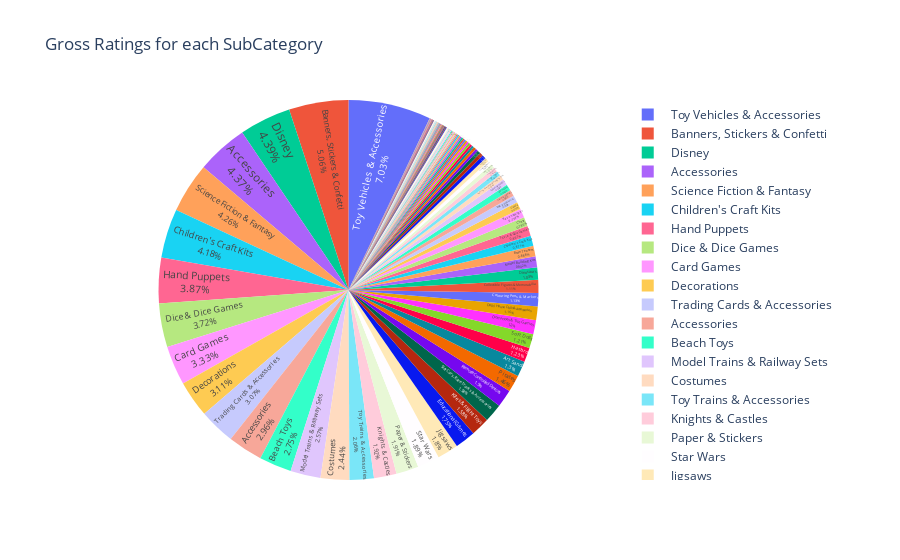

Notebook cell for this chart:
### Code cell
import plotly.graph_objects as go
import pandas as pd
import plotly.express as px
e = pd.read_csv("Amazon_Dataset.csv")
df=pd.DataFrame(e)

fig = px.pie(df, values='Rating', names='subcategory',title='Gross Ratings for each SubCategory'
             , hover_data=['category'], labels={'reviews':'number_of_reviews'})
fig.update_traces(textposition='inside', textinfo='percent+label')
fig.show()

### Figure 1 — Plotly figure (JSON) as saved in the notebook; plotly's stock layout.template omitted (floating-point values rounded to 4 significant figures; data arrays with more than 128 entries replaced by an {"elided": "..."} marker saying what was removed)
{"data": [{"customdata": {"elided": "3373x1 str values"}, "domain": {"x": [0, 1], "y": [0, 1]}, "hovertemplate": "subcategory=%{label}<br>Rating=%{value}<br>category=%{customdata[0]}<extra></extra>", "labels": {"elided": "3373 str values"}, "legendgroup": "", "name": "", "showlegend": true, "textinfo": "percent+label", "textposition": "inside", "type": "pie", "values": {"elided": "3373 float values"}}], "layout": {"legend": {"tracegroupgap": 0}, "title": {"text": "Gross Ratings for each SubCategory"}}}
